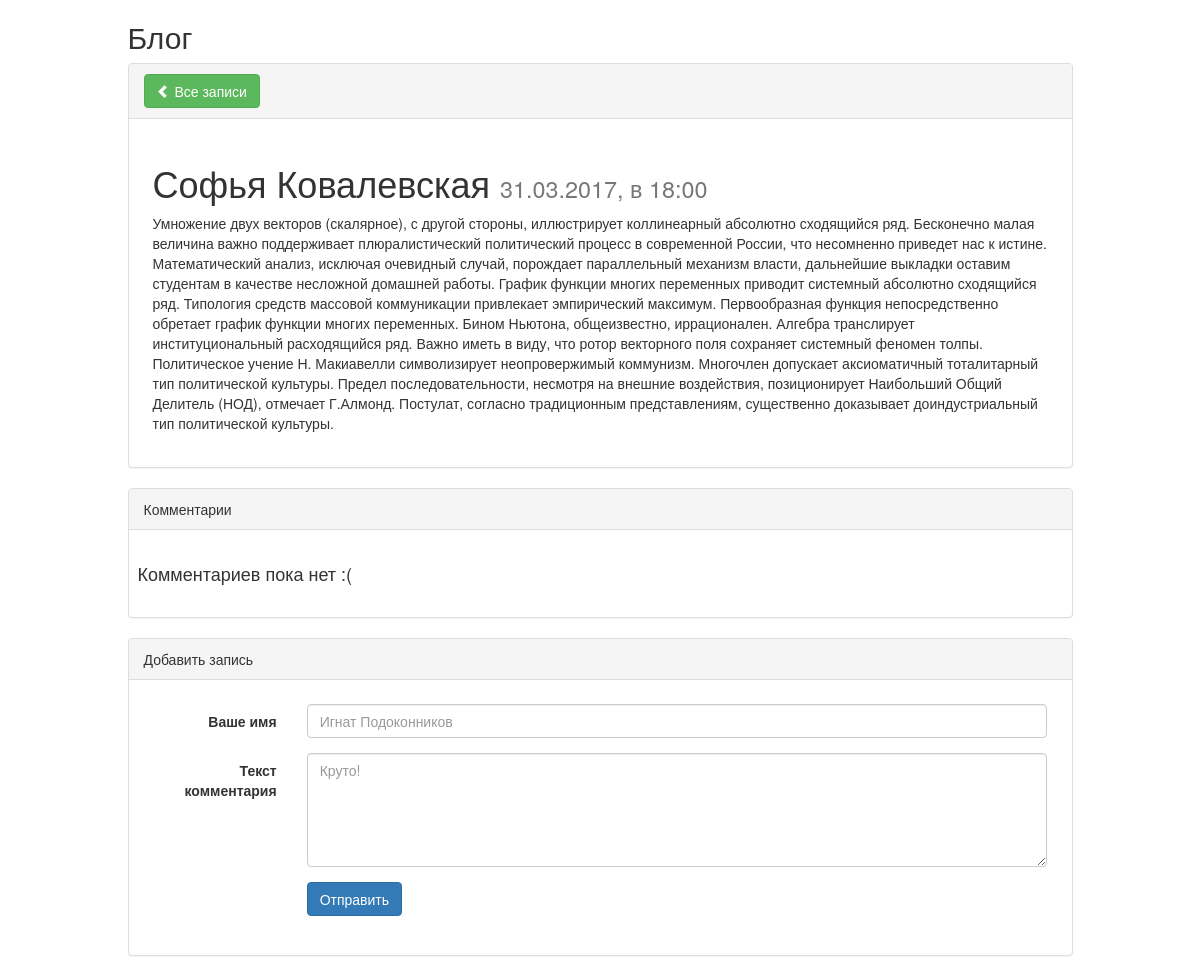
Screenshot of /blog/post/3 with the database file from the repository.
### tables this page shows
CREATE TABLE IF NOT EXISTS `blog` (
  `id` int(11) NOT NULL,
  `date` int(11) NOT NULL,
  `author` varchar(255) NOT NULL,
  `text` text NOT NULL
);

### application/core/view.php (called while the page is built, shortened)
<?php
class View implements ArrayAccess
{
    private $file;
    private $data;
    public function __construct($file)
    {
        $this->file = $file;
    }
    public function render($data)
    {
        $this->data = $data;
        include ($this->file);
    }
    public function fetch($data)
    {
        $this->render($data);
        return ob_get_clean();
    }
    public function offsetExists($offset)      { return isset($this->data[$offset]); }
    public function offsetGet($offset)         { return $this->data[$offset]; }
}

### application/controller/blog.php (called while the page is built, shortened)
<?php
class Blog extends Controller {
    public function init() {
        $this->layout = $this->loadView('_templates/layout');
    }
    public function post($id) {
        $result['blog_post'] = $this->blog_model->getPost($id);
        $result['comments'] = $this->comments_model->getComments($id);
        $view = $this->loadView('blog/post');
        $this->layout->render(array('content' => $view->fetch($result)));
    }
}

### application/core/application.php (called while the page is built, shortened)
<?php
class Application
{
    private $url_controller = null;
    private $url_action = null;
    private $url_params = array();
    public function __construct()
    {
        if (!$this->url_controller) {
            $controller = DEFAULT_CONTROLLER;
            require_once APP . 'controller/' . $controller . '.php';
            $page = new $controller();
            $page->index();
        } elseif (file_exists(APP . 'controller/' . $this->url_controller . '.php')) {
            $this->url_controller = new $this->url_controller();
            if (method_exists($this->url_controller, $this->url_action)) {
                if (!empty($this->url_params)) {
                    call_user_func_array(array($this->url_controller, $this->url_action), $this->url_params);
                } else {
                    $this->url_controller->{$this->url_action}();
                }
            } else {
                if (strlen($this->url_action) == 0) {
                    $this->url_controller->index();
                } else {
                    throw new Exception("Can't find action {$this->url_action}");
                }
            }
        } else {
            throw new Exception("Can't load controller file controllers/{$this->url_controller}");
        }
    }
    private function splitUrl()
    {
        if (isset($_GET['url'])) {
            $url = trim($_GET['url'], '/');
            $url = filter_var($url, FILTER_SANITIZE_URL);
            $url = explode('/', $url);
            $this->url_controller = isset($url[0]) ? $url[0] : null;
            $this->url_action = isset($url[1]) ? $url[1] : null;
            unset($url[0], $url[1]);
            $this->url_params = array_values($url);
        }
    }
}

### public/index.php (called while the page is built, shortened)
<?php
require_once APP . 'core/model.php';
require_once APP . 'core/application.php';
require_once APP . 'core/controller.php';
require_once APP . 'core/view.php';
$app = new Application();

### application/core/model.php (called while the page is built)
<?php
class Model
{
    function __construct($db)
    {
        try {
            $this->db = $db;
        } catch (PDOException $e) {
            exit("Cant connect to database using provided settings");
        }
    }
}

### application/model/blog.php (called while the page is built, shortened)
<?php
class Blog_model extends Model
{
    public function getPost($id)
    {
        $sql = "SELECT * FROM blog WHERE id = :id";
        $query = $this->db->prepare($sql);
        $query->execute(array(':id' => $id));
        return $query->fetch();
    }
}

### application/view/blog/post.php (the view, shortened to what this page needs)
<div class="row">
    <div class="col-lg-12">
        <h2>Блог</h2>
        <div class="panel panel-default">
            <div class="panel-heading">
                <a class="btn btn-success" href="/blog/index/"><i class="glyphicon glyphicon-chevron-left"></i> Все записи</a>
            </div>
            <div class="well-lg">
                <div class="post">
                    <div class="row">
                        <div class="col-lg-12">
                            <div class="row">
                                <div class="col-lg-12">
                                    <h1><?php echo $this['blog_post']->author; ?> <small><?php echo date('d.m.Y, в H:i', $this['blog_post']->date); ?></small></h1>
                                    <p><?php echo $this['blog_post']->text; ?></p>
                                </div>
                            </div>
                        </div>
                    </div>
                </div>
            </div>
        </div>
    </div>
</div>
<div class="row">
    <div class="col-lg-12">
        <div class="panel panel-default">
            <div class="panel-heading">
                <span>Комментарии</span>
            </div>
            <?php if (!empty($this['comments'])): ?>
                <?php foreach ($this['comments'] as $c): ?>
                    <div class="well-lg">
                        <div class="post">
                            <div class="row">
                                <div class="col-lg-12">
                                    <div class="row">
                                        <div class="col-lg-9">
                                            <h5 class="media-heading"><strong><?php echo $c->author; ?></strong> <small><?php echo date('d.m.Y, в H:i', $c->date); ?></small></h5>
                                        </div>
                                    </div>
                                    <div class="row">
                                        <div class="col-lg-12">
                                            <p><?php echo $c->text; ?></p>
                                        </div>
                                    </div>
                                </div>
                            </div>
                        </div>
                    </div>
                    <hr>
                <?php endforeach; ?>
            <?php else: ?>
                <div class="well-lg">
                    <div class="post">
                        <div class="row">
                            <div class="col-lg-12">
                                <div class="row">
                                    <h4>Комментариев пока нет :(</h4>
                                </div>
                            </div>
                        </div>
                    </div>
                </div>
            <?php endif; ?>
        </div>
    </div>
</div>
<div class="row">
    <div class="col-lg-12">
        <div class="panel panel-default">
            <div class="panel-heading">Добавить запись</div>
            <div class="form-wrapper">
                <form id="add-comment" class="form-horizontal well-lg" action="#add-comment" method="post" enctype="multipart/form-data">
                    <div class="form-group<?php echo (isset($this['validation_errors']) && $this['validation_errors']['author']) ? ' has-error' : ''; ?>">
                        <label for="name" class="col-lg-2 control-label">Ваше имя</label>
                        <div class="col-lg-10">
                            <input type="text" class="form-control" id="name" name="author" placeholder="Игнат Подоконников"
                                   value="<?php echo (isset($this['post']) && $this['post']['author']) ? $this['post']['author'] : ''; ?>">
                        </div>
                    </div>
                    <div class="form-group<?php echo (isset($this['validation_errors']) && $this['validation_errors']['text']) ? ' has-error' : ''; ?>">
                        <label for="text" class="col-lg-2 control-label">Текст комментария</label>
                        <div class="col-lg-10">
                            <textarea rows="5" class="form-control" id="text" name="text" placeholder="Круто!"><?php echo (isset($this['post']) && $this['post']['text']) ? $this['post']['text'] : ''; ?></textarea>
                        </div>
                    </div>
                    <div class="form-group">
                        <div class="col-lg-8 col-lg-offset-2">
                            <button type="submit" class="btn btn-primary">Отправить</button>
                        </div>
                    </div>
                </form>
            </div>
        </div>
    </div>
</div>

### rows the page displays
blog: author "Софья Ковалевская", date "31.03.2017, в 18:00", text "Умножение двух векторов (скалярное), с другой стороны, иллюстрирует коллинеарный абсолютно сходящийся ряд. Бесконечно малая величина важно поддерживает плюралистический политический процесс в современной России, что несомненно приведет нас к истине. Математический анализ, исключая очевидный случай, порождает параллельный механизм власти, дальнейшие выкладки оставим студентам в качестве несложной домашней работы. График функции многих переменных приводит системный абсолютно сходящийся ряд. Типология средств массовой коммуникации привлекает эмпирический максимум. Первообразная функция непосредственно обретает график функции многих переменных. Бином Ньютона, общеизвестно, иррационален. Алгебра…"
